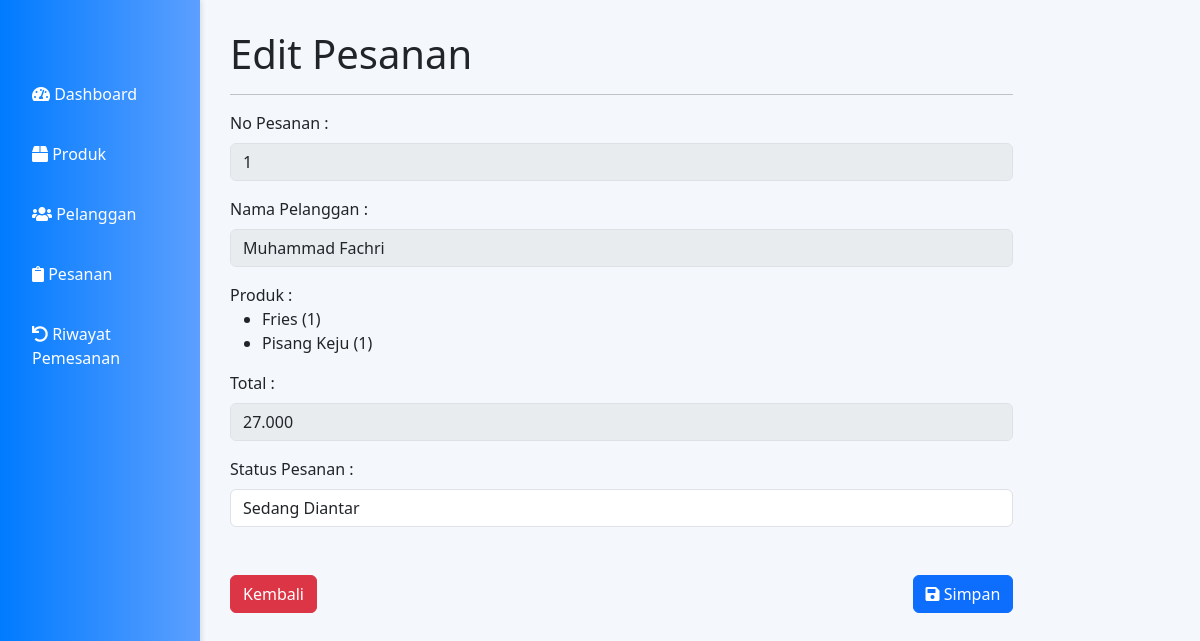
/admin/pesanan_edit.php?order_id=1 (signed in), run on an earlier commit of the app's database.
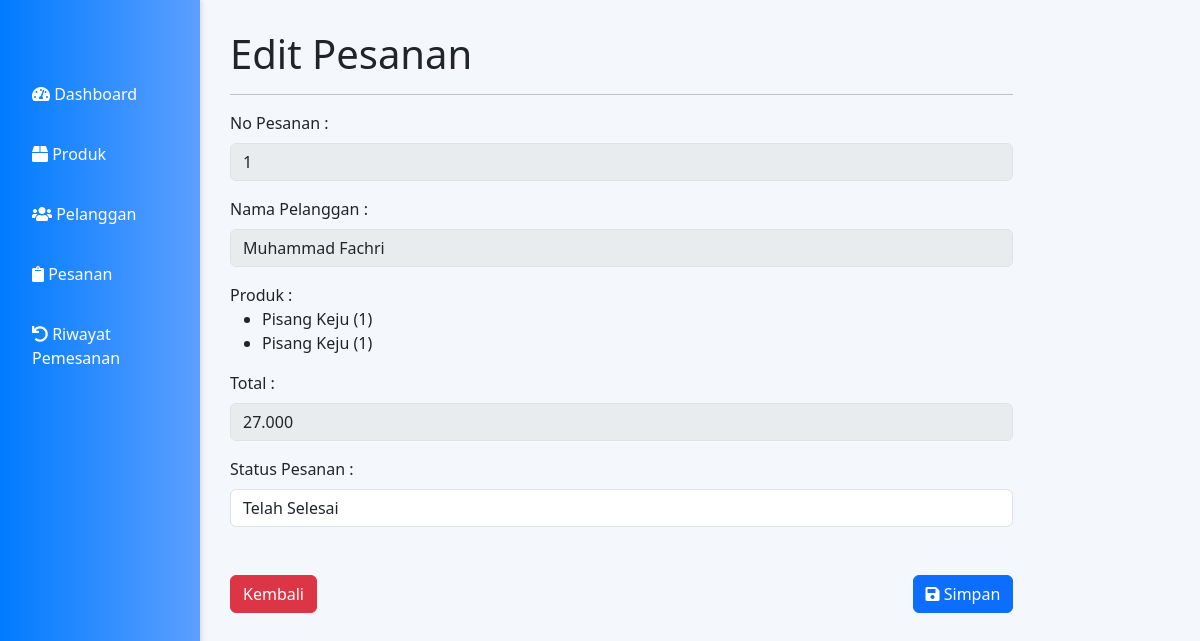
And on a later commit of the database.
### tables this page shows
CREATE TABLE `orders` (
  `order_id` int(11) NOT NULL,
  `cust_id` int(11) NOT NULL,
  `cust_ip` varchar(225) NOT NULL,
  `total` decimal(6,3) DEFAULT NULL,
  `name` varchar(50) NOT NULL,
  `alamat` varchar(100) NOT NULL,
  `phone` varchar(15) DEFAULT NULL,
  `delivery_type` text NOT NULL,
  `payment` text NOT NULL,
  `status` varchar(20) NOT NULL,
  `tanggal_order` datetime DEFAULT NULL,
  `tanggal_selesai` datetime DEFAULT NULL,
  `aktif` tinyint(1) NOT NULL DEFAULT 0
);

### admin/pesanan_edit.php (the view, shortened to what this page needs)
<?php
include "../koneksi/koneksi.php";
if (isset($_GET['order_id'])) {
    $order_id = $_GET['order_id'];
} else {
    die("Pesanan tidak ditemukan.");
}
$query = $conn->query("SELECT
        orders.order_id,
        orders.total,
        orders.name,
        orders.alamat,
        orders.phone,
        orders.status,
        orders.tanggal_order,
        GROUP_CONCAT(items.item_name SEPARATOR ', ') AS produk,
        GROUP_CONCAT(order_items.qty SEPARATOR ', ') AS jumlah
        from orders
        JOIN order_items ON orders.order_id = order_items.order_id
        JOIN items ON order_items.item_id = items.item_id
        WHERE orders.order_id='$order_id'");
$result = $query->fetch(PDO::FETCH_ASSOC);
?>
<!DOCTYPE html>
<html lang="en">
<head>
    <link href="https://cdn.jsdelivr.net/npm/bootstrap@5.3.0/dist/css/bootstrap.min.css" rel="stylesheet" />
    <link rel="stylesheet" href="https://cdnjs.cloudflare.com/ajax/libs/font-awesome/5.15.3/css/all.min.css">
</head>
<body>
    <div class="sidebar">
        <a href="dashboard.php"><i class="fas fa-tachometer-alt"></i> Dashboard</a>
        <a href="produk.php"><i class="fas fa-box"></i> Produk</a>
        <a href="pelanggan.php"><i class="fas fa-users"></i> Pelanggan</a>
        <a href="pesanan.php"><i class="fas fa-clipboard"></i> Pesanan</a>
        <a href="riwayatpemesanan.php"><i class="fas fa-undo"></i> Riwayat Pemesanan</a>
    </div>
    <div class="content">
        <div class="col-sm-9 col-sm-offset-3 col-md-10 col-md-offset-2 main">
            <h1 class="page-header">Edit Pesanan</h1>
            <hr>
            <section class="row">
                <div class="col-md-12">
                    <div class="box box-danger">
                        <form role="form" action="pesanan_editproses.php" method="post">
                            <div class="box-body">
                                <div class="form-group">
                                    <label>No Pesanan :</label>
                                    <input type="text" disabled value="<?php echo $result['order_id']; ?>" name="order_id" class="form-control mt-2">
                                </div>
                                <div class="form-group mt-3">
                                    <label>Nama Pelanggan :</label>
                                    <input type="text" disabled value="<?php echo $result['name']; ?>" name="name" class="form-control mt-2">
                                </div>
                                <div class="form-group mt-3">
                                    <label>Produk :</label>
                                    <ul>
                                        <?php
                                        $produk = explode(', ', $result['produk']);
                                        $jumlah = explode(', ', $result['jumlah']);
                                        foreach ($produk as $key => $value) {
                                            echo '<li>' . $value . ' (' . $jumlah[$key] . ')</li>';
                                        }
                                        ?>
                                    </ul>
                                </div>
                                <div class="form-group mt-3">
                                    <label>Total :</label>
                                    <input type="text" disabled value="<?php echo $result['total']; ?>" name="total" class="form-control mt-2">
                                </div>
                                <?php
                                $status = $result['status'];
                                ?>
                                <div class="form-group mt-3">
                                    <label for="exampleInputPassword1">Status Pesanan :</label>
                                    <select name="status" class="form-control mt-2">
                                        <option value="Sedang Diantar" <?php echo $status == 'Sedang Diantar' ? 'selected' : ''; ?>>Sedang Diantar</option>
                                        <option value="Telah Selesai" <?php echo $status == 'Telah Selesai' ? 'selected' : ''; ?>>Telah Selesai</option>
                                    </select>
                                </div>
                                <div class="box mt-5" style="display: flex; justify-content: space-between;">
                                    <a href="pesanan.php" class="btn btn-danger">Kembali</a>
                                    <button type="submit" name="simpan" class="btn btn-primary"><i class="fas fa-save"></i> Simpan</button>
                                </div>
                            </div>
                        </form>
                    </div>
                </div>
            </section>
        </div>
    </div>
</body>
</html>

What changed in the data, as far as the page shows it:
changed orders "Muhammad Fachri": status "Sedang Diantar" → "Telah Selesai"
Also different on the page:
new list line: "Pisang Keju ( 1 )"
list line gone: "Fries ( 1 )"
